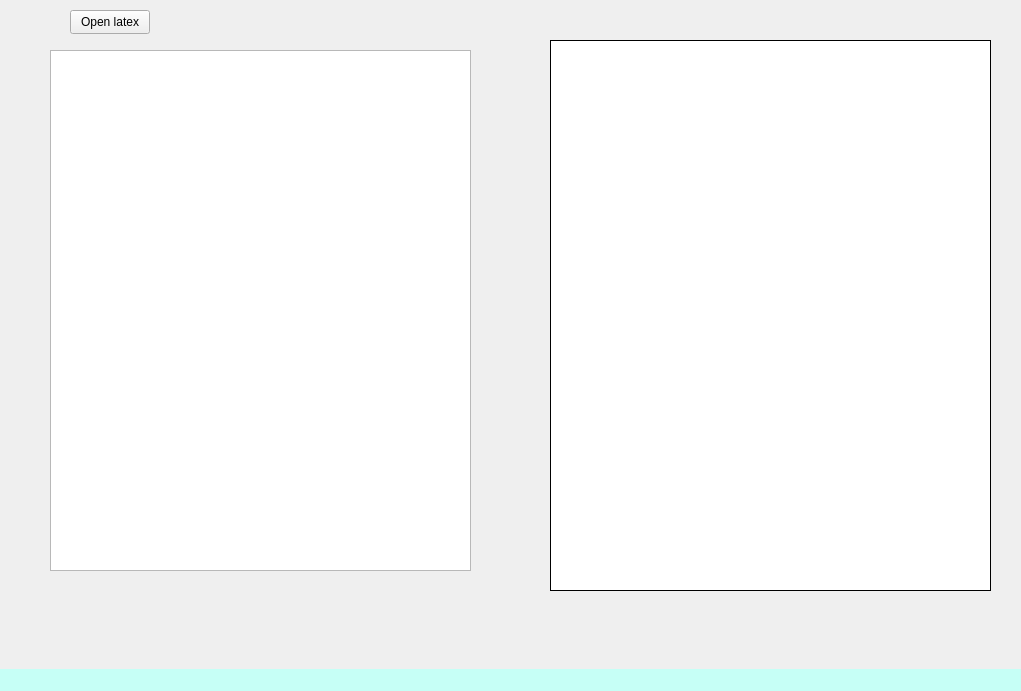
<?xml version="1.0" encoding="UTF-8"?>
<ui version="4.0">
 <class>MainWindow</class>
 <widget class="QMainWindow" name="MainWindow">
  <property name="geometry">
   <rect>
    <x>0</x>
    <y>0</y>
    <width>1021</width>
    <height>691</height>
   </rect>
  </property>
  <property name="sizePolicy">
   <sizepolicy hsizetype="Preferred" vsizetype="Preferred">
    <horstretch>0</horstretch>
    <verstretch>0</verstretch>
   </sizepolicy>
  </property>
  <property name="windowTitle">
   <string>0</string>
  </property>
  <widget class="QWidget" name="centralwidget">
   <widget class="FigureView" name="graphicsView">
    <property name="enabled">
     <bool>true</bool>
    </property>
    <property name="geometry">
     <rect>
      <x>550</x>
      <y>40</y>
      <width>441</width>
      <height>551</height>
     </rect>
    </property>
    <property name="frameShape">
     <enum>QFrame::Box</enum>
    </property>
    <property name="frameShadow">
     <enum>QFrame::Plain</enum>
    </property>
   </widget>
   <widget class="CodeEditor" name="textEditTest">
    <property name="geometry">
     <rect>
      <x>50</x>
      <y>50</y>
      <width>421</width>
      <height>521</height>
     </rect>
    </property>
    <property name="autoFillBackground">
     <bool>false</bool>
    </property>
    <property name="acceptRichText">
     <bool>false</bool>
    </property>
    <property name="textInteractionFlags">
     <set>Qt::LinksAccessibleByMouse|Qt::TextEditable|Qt::TextEditorInteraction|Qt::TextSelectableByKeyboard|Qt::TextSelectableByMouse</set>
    </property>
   </widget>
   <widget class="QPushButton" name="openLatexButton">
    <property name="geometry">
     <rect>
      <x>70</x>
      <y>10</y>
      <width>80</width>
      <height>24</height>
     </rect>
    </property>
    <property name="text">
     <string>Open latex</string>
    </property>
   </widget>
  </widget>
  <widget class="QMenuBar" name="menubar">
   <property name="geometry">
    <rect>
     <x>0</x>
     <y>0</y>
     <width>1021</width>
     <height>21</height>
    </rect>
   </property>
  </widget>
  <widget class="QStatusBar" name="statusbar">
   <property name="minimumSize">
    <size>
     <width>0</width>
     <height>0</height>
    </size>
   </property>
   <property name="styleSheet">
    <string notr="true">background-color: rgb(198, 255, 246)</string>
   </property>
  </widget>
 </widget>
 <customwidgets>
  <customwidget>
   <class>CodeEditor</class>
   <extends>QTextEdit</extends>
   <header>codeeditor.h</header>
  </customwidget>
  <customwidget>
   <class>FigureView</class>
   <extends>QGraphicsView</extends>
   <header location="global">figureview.h</header>
  </customwidget>
 </customwidgets>
 <resources/>
 <connections/>
</ui>
